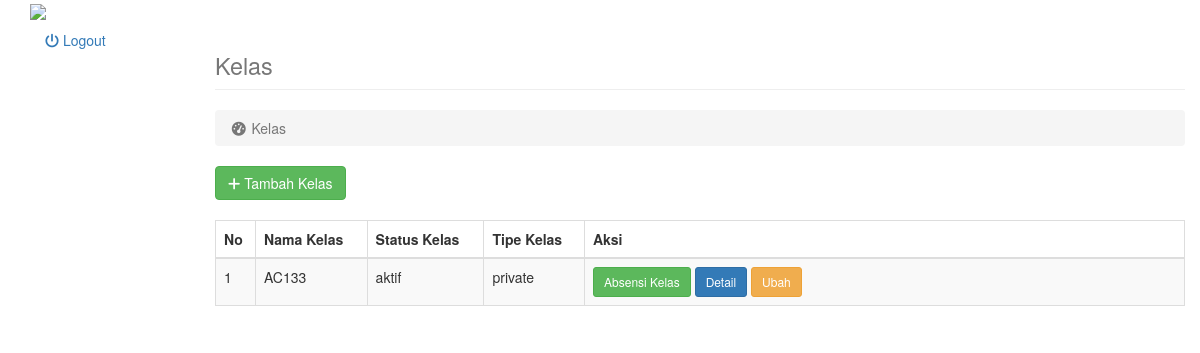
Page /index.php/kelas on the earlier database version.
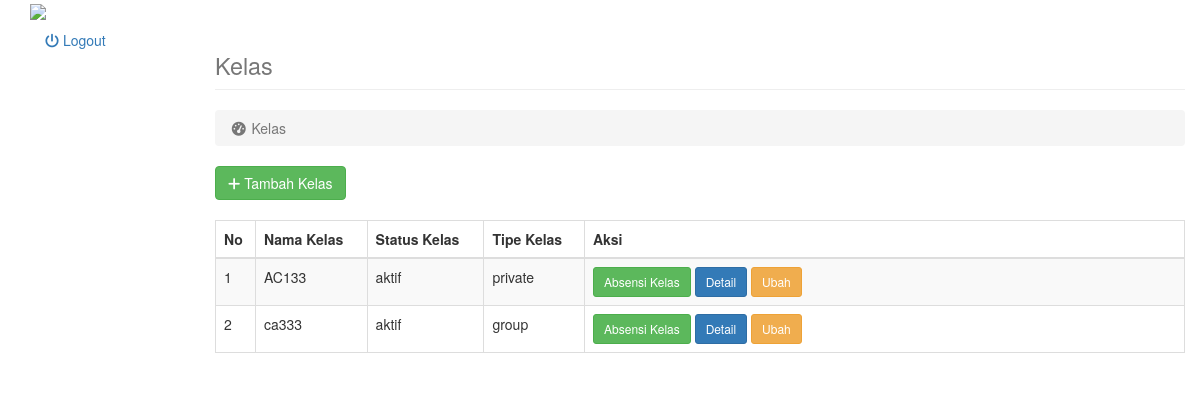
Same page on the later database version.
### tables this page shows
CREATE TABLE `kelas` (
  `id` int(255) NOT NULL,
  `nama` varchar(15) NOT NULL,
  `status` varchar(20) NOT NULL,
  `tipe` varchar(255) NOT NULL,
  `hari` varchar(30) NOT NULL,
  `jam` varchar(30) NOT NULL,
  `pertemuan` int(11) NOT NULL,
  `level` varchar(30) NOT NULL,
  `id_siswa` varchar(255) NOT NULL,
  `id_pengajar` bigint(255) NOT NULL
);

### application/controllers/kelas.php (called while the page is built, shortened)
<?php if ( ! defined('BASEPATH')) exit('No direct script access allowed');
class Kelas extends CI_Controller{
	function __construct(){
		$this->load->model('m_kelas');
		$this->load->model('m_users');
	}
	function index() {
		if($this->session->level != 4) {
			$data['title'] = 'Kelas';
			$data['data'] =  $this->m_kelas->get_kelas();
			$data['content'] = 'kelas/lists';
			$this->load->view('dashboard', $data);
		}
	}
}

### index.php (called while the page is built, shortened)
<?php
require_once BASEPATH.'core/CodeIgniter.php';

### application/models/m_kelas.php (called while the page is built, shortened)
<?php if ( ! defined('BASEPATH')) exit('No direct script access allowed');
class M_Kelas extends CI_Model{
	function get_kelas($where = null) {
		$query = $this->db->get_where('kelas', $where);
		return $query->result_object();
	}
}

### application/views/kelas/lists.php (the view)
<a href="<?= base_url('kelas/form'); ?>" type="button" class="btn btn-success"><i class="fa fa-plus"></i> Tambah Kelas</a>
<br> <br>
<div class="table-responsive">
    <table class="table table-bordered table-hover table-striped">
        <thead>
            <tr>
                <th>No</th>
                <th>Nama Kelas</th>
                <th>Status Kelas</th>
                <th>Tipe Kelas</th>
                <th>Aksi</th>
            </tr>
        </thead>
        <tbody>
        <?php
        $no = 1;
        if(!empty($data)) :
            foreach ($data as $val) :
            ?>
            <tr>
                <td width="40px"><?= $no++; ?></td>
                <td><?= $val->nama; ?></td>
                <td><?= $val->status; ?></td>
                <td><?= $val->tipe; ?></td>
                <td width="600px">
                    <a href="<?= base_url('kelas/absensi/'.$val->id); ?>" class="btn btn-sm btn-success">Absensi Kelas</a>
                    <a href="<?= base_url('kelas/detail/'.$val->id); ?>" class="btn  btn-sm btn-primary">Detail</a>
                    <a href="<?= base_url('kelas/form/'.$val->id); ?>" class="btn  btn-sm btn-warning">Ubah</a>
                </td>
            </tr>
        <?php
            endforeach;
        endif;
        ?>
        </tbody>
    </table>
</div>

Differences in the rows shown:
added kelas: nama "ca333", status "aktif", tipe "group"
